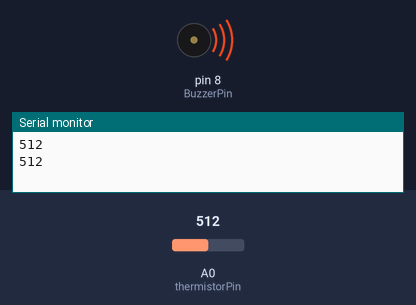
This sketch was run on a simulated Arduino Uno, built with avr-gcc and run on an emulated ATmega328P. Shown: buzzer (waves = sounding, pin HIGH), the last lines printed to the serial monitor. Inputs (shaded band) come from the test bench; at power-on: A0 (thermistorPin) = 512.

Above: at 5.8 s.
5.9 s: A0 (thermistorPin) set to 867
11.9 s: A0 (thermistorPin) set to 894
At 15.5 s:
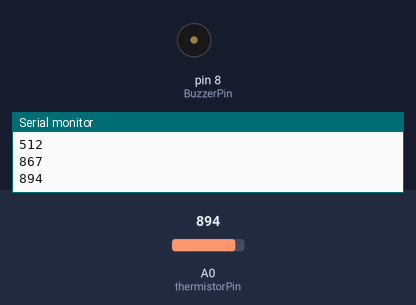
17.9 s: A0 (thermistorPin) set to 716
At 20.5 s:
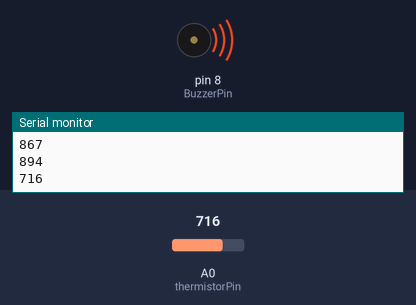
23.9 s: A0 (thermistorPin) set to 900
At 25.6 s:
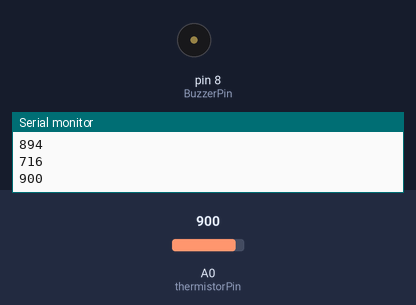
Timing chart, 0 to 27.1 s (numbered marks = the images above; inputs shaded):
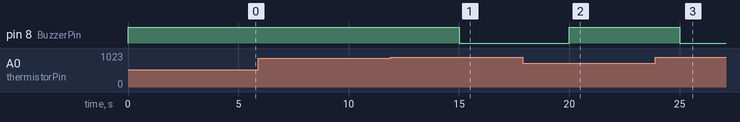

The sketch:

sketch_lab9_Bpart.ino
```cpp
const int thermistorPin = A0;
const int BuzzerPin = 8;
const int alarmVal= 877;

void setup() {
  Serial.begin(9600);// put your setup code here, to run once:
  pinMode(BuzzerPin, OUTPUT);
}

void loop() {
  int thermistorVal = analogRead(thermistorPin);// put your main code here, to run repeatedly:
  Serial.println(thermistorVal);
  if (thermistorVal < alarmVal)
    digitalWrite(BuzzerPin, HIGH);
  else digitalWrite(BuzzerPin, LOW);
  delay(5000);
}
```

Measured:
- the behaviour switches between 876 and 877 on A0 (thermistorPin) (found by bisection; images 0 and 1)
- after the input at 11.9 s, pin 8 (BuzzerPin): HIGH → LOW after 3.1 s
- after the input at 17.9 s, pin 8 (BuzzerPin): LOW → HIGH after 2.1 s
- after the input at 23.9 s, pin 8 (BuzzerPin): HIGH → LOW after 1.1 s
